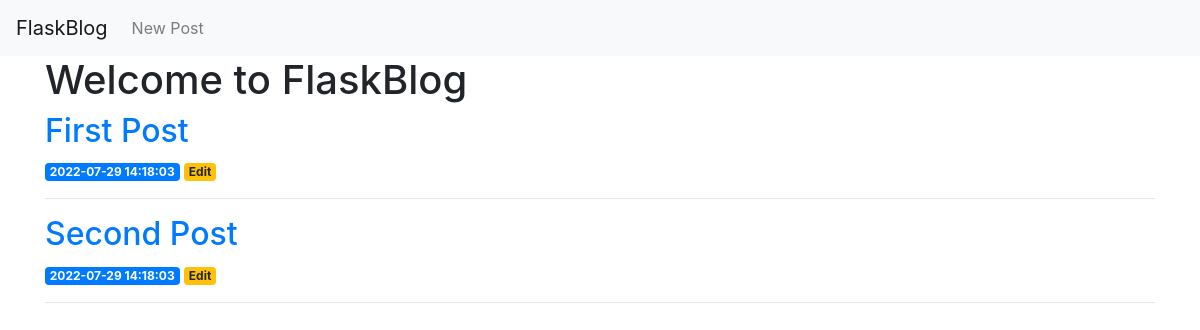
Before: / with the older database file.
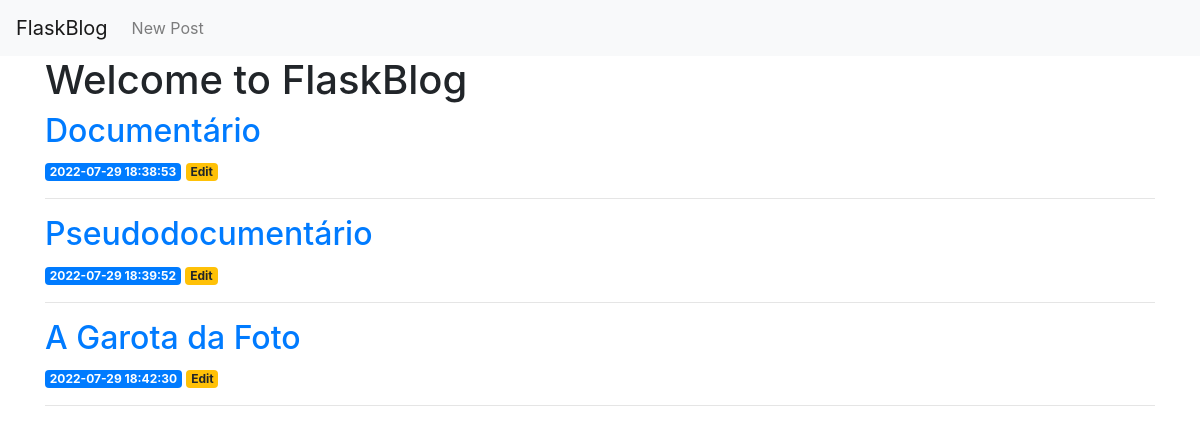
After: the same page with the newer database file.
### tables this page shows
CREATE TABLE posts (
    id INTEGER PRIMARY KEY AUTOINCREMENT,
    created TIMESTAMP NOT NULL DEFAULT CURRENT_TIMESTAMP,
    title TEXT NOT NULL,
    content TEXT NOT NULL
);

### app.py (the view)
@app.route('/')
def index():
    conn = get_db_connection()
    posts = conn.execute('SELECT * FROM posts').fetchall()
    conn.close()
    return render_template('index.html', posts=posts)

### app.py (called while the page is built)
def get_db_connection():
    conn = sqlite3.connect('database.db')
    conn.row_factory = sqlite3.Row
    return conn

### templates/index.html (shortened to what this page needs)
{% extends 'base.html' %}
{% block content %}
    <h1>Welcome to FlaskBlog</h1>
    {% for post in posts %}
        <a href="{{ url_for('post', post_id=post['id']) }}">
            <h2>{{ post['title'] }}</h2>
        </a>
        <span class="badge badge-primary">{{ post['created'] }}</span>
        <a href="{{ url_for('edit', id=post['id']) }}">
            <span class="badge badge-warning">Edit</span>
        </a>
        <hr>
    {% endfor %}
{% endblock %}

### templates/base.html (shortened to what this page needs)
<!doctype html>
<html lang="en">
  <head>
    <link rel="stylesheet" href="https://stackpath.bootstrapcdn.com/bootstrap/4.3.1/css/bootstrap.min.css">
  </head>
  <body>
    <nav class="navbar navbar-expand-md navbar-light bg-light">
        <a class="navbar-brand" href="{{ url_for('index')}}">FlaskBlog</a>
        <div class="collapse navbar-collapse" id="navbarNav">
            <ul class="navbar-nav">
            <li class="nav-item">
              <a class="nav-link" href="{{url_for('create')}}">New Post</a>
            </li>
            </ul>
        </div>
    </nav>
    <div class="container">
        {% block content %} {% endblock %}
    </div>
  </body>
</html>

Changed rows visible on the page:
removed posts: title "First Post", created "2022-07-29 14:18:03"
removed posts: title "Second Post", created "2022-07-29 14:18:03"
added posts: title "Documentário", created "2022-07-29 18:38:53"
added posts: title "Pseudodocumentário", created "2022-07-29 18:39:52"
added posts: title "A Garota da Foto", created "2022-07-29 18:42:30"
